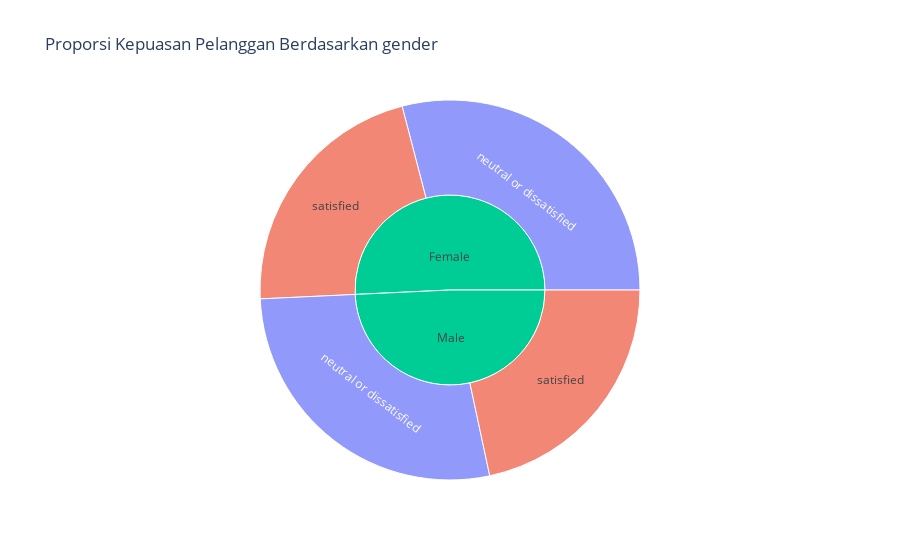

Notebook source saved alongside this figure:
### Code cell
fig=px.sunburst(df,path=['Gender','satisfaction'],color='satisfaction', title=f'Proporsi Kepuasan Pelanggan Berdasarkan gender')
fig.show()

### Figure 1 — Plotly figure (JSON) as saved in the notebook; plotly's stock layout.template omitted (floating-point values rounded to 4 significant figures)
{"data": [{"branchvalues": "total", "customdata": [["neutral or dissatisfied"], ["neutral or dissatisfied"], ["satisfied"], ["(?)"], ["satisfied"], ["(?)"]], "domain": {"x": [0, 1], "y": [0, 1]}, "hovertemplate": "labels=%{label}<br>count=%{value}<br>parent=%{parent}<br>id=%{id}<br>satisfaction=%{customdata[0]}<extra></extra>", "ids": ["Female/neutral or dissatisfied", "Male/neutral or dissatisfied", "Male/satisfied", "Male", "Female/satisfied", "Female"], "labels": ["neutral or dissatisfied", "neutral or dissatisfied", "satisfied", "Male", "satisfied", "Female"], "marker": {"colors": ["#636efa", "#636efa", "#EF553B", "#00cc96", "#EF553B", "#00cc96"]}, "name": "", "parents": ["Female", "Male", "Male", "", "Female", ""], "type": "sunburst", "values": [30193, 28686, 22491, 51177, 22534, 52727]}], "layout": {"legend": {"tracegroupgap": 0}, "title": {"text": "Proporsi Kepuasan Pelanggan Berdasarkan gender"}}}
